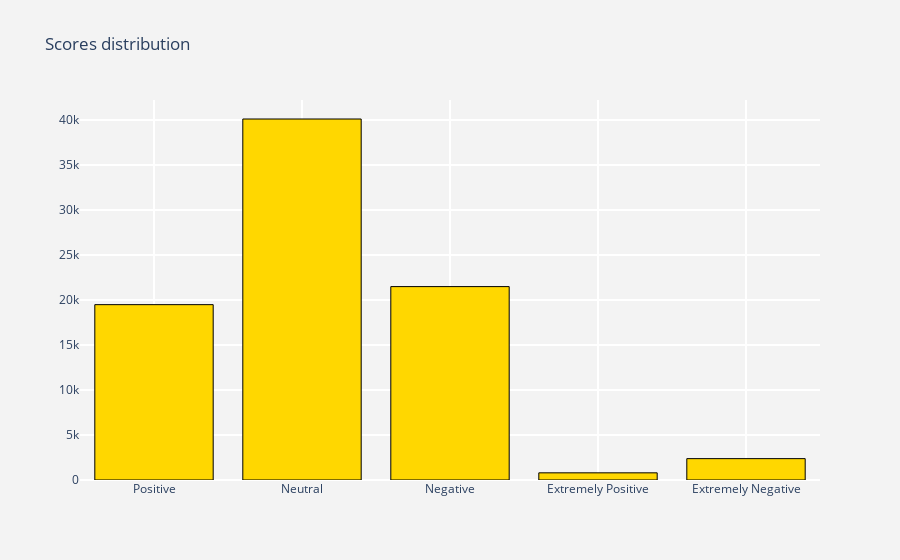

Notebook source saved alongside this figure:
### Code cell
score_dist_Morgan_Stanley = show_percentage(data_Morgan_Stanley['label'], colors5)

### Figure 1 — Plotly figure (JSON) as saved in the notebook; plotly's stock layout.template omitted (floating-point values rounded to 4 significant figures)
{"data": [{"marker": {"color": "gold", "line": {"color": "black", "width": 1}}, "type": "bar", "x": ["Positive", "Neutral", "Negative", "Extremely Positive", "Extremely Negative"], "y": [19480, 40104, 21485, 796, 2373]}], "layout": {"paper_bgcolor": "rgb(243,243,243)", "plot_bgcolor": "rgb(243,243,243)", "title": {"text": "Scores distribution"}, "xaxis": {"gridcolor": "rgb(255, 255, 255)", "gridwidth": 2}, "yaxis": {"gridcolor": "rgb(255, 255, 255)", "gridwidth": 2}}}
